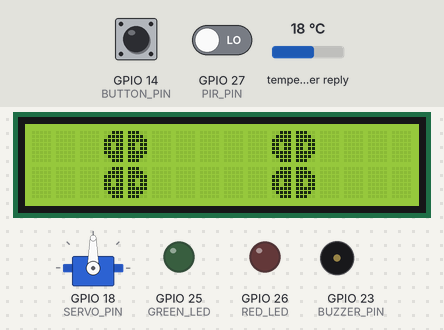
Bench run of a sketch on a simulated ESP32. Shown: 16×2 character LCD, servo, output pins drawn as LEDs (lit = HIGH), buzzer (waves = sounding). Dashed ring = blinking. The test bench sets the inputs (shaded band); at power-on: GPIO 14 (BUTTON_PIN) HIGH, GPIO 27 (PIR_PIN) LOW, temperature in the weather reply 18 °C. WiFi joins after 1.5 s; servers stay silent unless stated; the local clock reads 2024-03-15 10:24:30 at power-on unless the sketch sets it; web services answer with replies made up by the test bench; what the sketch prints to the serial monitor is not drawn.

Above: at 10.5 s.
10.6 s: GPIO 14 (BUTTON_PIN) pulled LOW for 0.15 s
At 11.06 s:
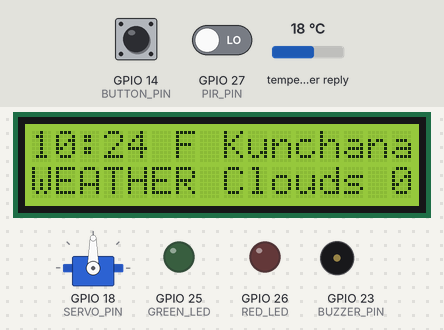
11.3 s: GPIO 14 (BUTTON_PIN) pulled LOW for 1 s
At 13.68 s:
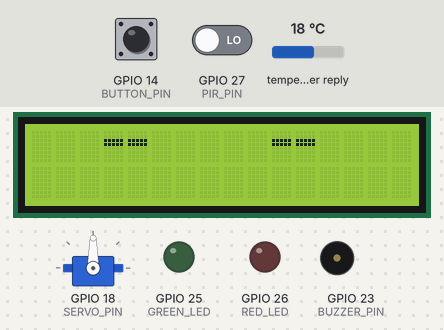
15.3 s: GPIO 14 (BUTTON_PIN) pulled LOW for 0.15 s
At 15.98 s:
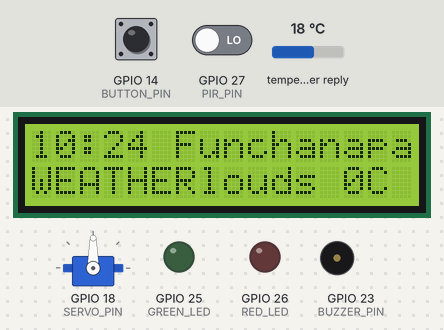
16.0 s: GPIO 14 (BUTTON_PIN) driven LOW and GPIO 27 (PIR_PIN) driven HIGH
At 16.28 s:
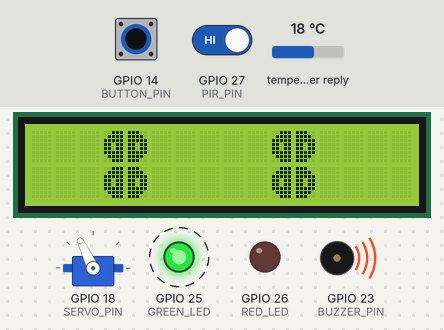
19.0 s: GPIO 27 (PIR_PIN) driven LOW
At 21.8 s:
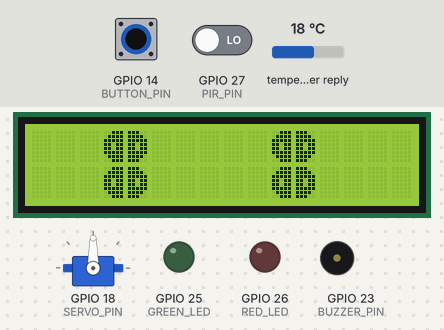
22.0 s: GPIO 27 (PIR_PIN) driven HIGH
At 24.07 s:
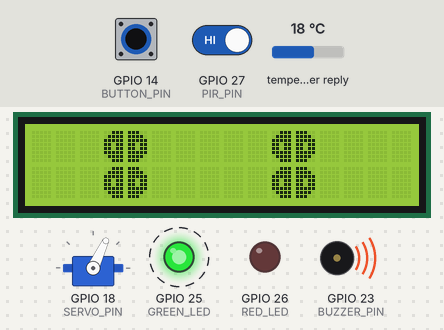
Timing chart, 0 to 25.8 s (numbered marks = the images above; inputs shaded):
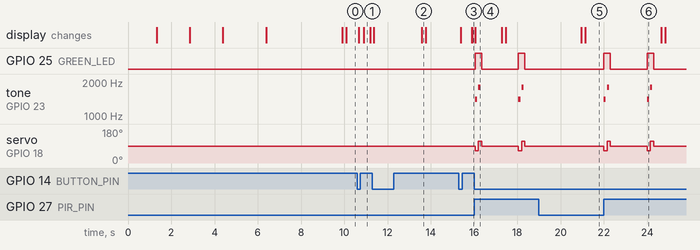

Measured:
- after the input at 10.6 s, the display: first changes after 0.07 s (image 1 shows a later state)
- after the input at 11.3 s, the display: first changes after 0.06 s (image 2 shows a later state)
- after the input at 15.3 s, the display: first changes after 0.09 s (image 3 shows a later state)
- after the input at 16.0 s, GPIO 25 (GREEN_LED): alternates HIGH for 0.30 s and LOW for 1.7 s, starting after 0.06 s; tone on GPIO 23 (BUZZER_PIN): plays 1400 Hz for 0.10 s, 1800 Hz for 0.10 s, 1400 Hz for 0.10 s, 1800 Hz for 0.10 s, starting after 0.06 s
- after the input at 19.0 s, GPIO 25 (GREEN_LED): stays LOW (without the input it goes to HIGH after 1.1 s); tone on GPIO 23 (BUZZER_PIN): stays silent (without the input it goes to 1400 Hz after 1.1 s); servo on GPIO 18 (SERVO_PIN): stays 90° (without the input it goes to 65° after 1.1 s)
- after the input at 22.0 s, GPIO 25 (GREEN_LED): alternates HIGH for 0.30 s and LOW for 1.7 s, starting at once; tone on GPIO 23 (BUZZER_PIN): plays 1400 Hz for 0.10 s, 1800 Hz for 0.10 s, 1400 Hz for 0.10 s, 1800 Hz for 0.10 s, starting at once
- what the display in image 4 shows lasts 1.2 s, from 16.1 s to 17.3 s

The sketch:

DeskPet.ino
```cpp
#include <Arduino.h>
#include <Wire.h>
#include <WiFi.h>
#include <WiFiClientSecure.h>
#include <HTTPClient.h>
#include <ArduinoJson.h>
#include <LiquidCrystal_I2C.h>
#include <ESP32Servo.h>
#include <time.h>

// ===== WIFI & WEATHER =====
// Enter credentials locally. Do not publish real credentials.
const char* WIFI_SSID = "Airtel_matt_5165";
const char* WIFI_PASSWORD = "Air@88073";
const char* WEATHER_KEY = "bd5e378503939ddaee76f12ad7a97608";

const char* CITY = "Kunchanapalli";
const char* CITY_QUERY = "Kunchanapalli,IN";

// ===== ESP32 DEVKIT V1 GPIO =====
#define SDA_PIN     21
#define SCL_PIN     22
#define PIR_PIN     27
#define SERVO_PIN   18
#define GREEN_LED   25
#define RED_LED     26
#define BUZZER_PIN  23
#define BUTTON_PIN  14

// Change to 0x3F only if your LCD uses that address.
LiquidCrystal_I2C lcd(0x27, 16, 2);
Servo servo;

// ===== CUSTOM EYE CHARACTERS =====
byte eyeLeft[8] = {
  B00111, B01111, B11111, B11011,
  B11011, B11111, B01111, B00111
};

byte eyeRight[8] = {
  B11100, B11110, B11111, B11011,
  B11011, B11111, B11110, B11100
};

byte closedEye[8] = {
  B00000, B00000, B11111, B11111,
  B00000, B00000, B00000, B00000
};

// ===== STATE =====
bool infoMode = false;
bool blink = false;
bool weatherOK = false;

bool lastButtonReading = HIGH;
bool stableButtonState = HIGH;

unsigned long infoStarted = 0;
unsigned long lastBlink = 0;
unsigned long lastMotion = 0;
unsigned long lastWeatherAttempt = 0;
unsigned long lastScroll = 0;
unsigned long lastButtonChange = 0;

const unsigned long INFO_DURATION = 600000UL;
const unsigned long WEATHER_INTERVAL = 600000UL;

String conditionText = "Unknown";
String weatherText = "Weather unavailable";

int tempC = 0;
int humidity = 0;
int scrollPos = 0;

// ===== TEXT HELPERS =====
String padText(String text, int width) {
  if (text.length() > width) {
    text = text.substring(0, width);
  }

  while (text.length() < width) {
    text += ' ';
  }

  return text;
}

String scrollText(String text, int offset, int width) {
  text = " " + text + "   ";

  String result = "";

  for (int i = 0; i < width; i++) {
    result += text[(offset + i) % text.length()];
  }

  return result;
}

// ===== LCD EYES =====
void drawEyes() {
  lcd.clear();

  if (blink) {
    for (int x : {3, 4, 10, 11}) {
      lcd.setCursor(x, 0);
      lcd.write(byte(2));
    }
    return;
  }

  lcd.setCursor(3, 0);
  lcd.write(byte(0));
  lcd.write(byte(1));

  lcd.setCursor(3, 1);
  lcd.write(byte(0));
  lcd.write(byte(1));

  lcd.setCursor(10, 0);
  lcd.write(byte(0));
  lcd.write(byte(1));

  lcd.setCursor(10, 1);
  lcd.write(byte(0));
  lcd.write(byte(1));
}

// ===== CLOCK =====
String getClockText() {
  struct tm timeInfo;

  if (!getLocalTime(&timeInfo, 20)) {
    return "--:--";
  }

  char buffer[12];
  strftime(buffer, sizeof(buffer), "%H:%M %a", &timeInfo);

  return String(buffer);
}

// ===== WEATHER =====
void fetchWeather() {
  lastWeatherAttempt = millis();

  if (WiFi.status() != WL_CONNECTED) {
    weatherOK = false;
    weatherText = "WiFi disconnected";
    return;
  }

  if (String(WEATHER_KEY).length() < 10 ||
      String(WEATHER_KEY) == "YOUR_OPENWEATHERMAP_API_KEY") {
    weatherOK = false;
    weatherText = "Add weather API key";
    return;
  }

  WiFiClientSecure client;

  // Prototype only: disables HTTPS certificate verification.
  // Validate the server certificate for a production device.
  client.setInsecure();

  HTTPClient http;

  String url =
    "https://api.openweathermap.org/data/2.5/weather?q=" +
    String(CITY_QUERY) +
    "&appid=" + String(WEATHER_KEY) +
    "&units=metric";

  http.setTimeout(5000);

  if (!http.begin(client, url)) {
    weatherOK = false;
    weatherText = "HTTP setup failed";
    return;
  }

  int status = http.GET();

  if (status == HTTP_CODE_OK) {
    JsonDocument doc;

    DeserializationError error =
      deserializeJson(doc, http.getString());

    if (!error) {
      tempC = doc["main"]["temp"] | 0;
      humidity = doc["main"]["humidity"] | 0;

      conditionText =
        doc["weather"][0]["main"] | "Unknown";

      weatherText =
        conditionText + " " + String(tempC) + "C";

      weatherOK = true;
    } else {
      weatherOK = false;
      weatherText = "JSON parse error";
    }
  } else {
    weatherOK = false;
    weatherText = "Weather HTTP " + String(status);
  }

  http.end();
}

// ===== INFORMATION SCREEN =====
void drawInfoScreen() {
  String clock = getClockText();

  lcd.setCursor(0, 0);
  lcd.print(padText(clock, 7));
  lcd.print(scrollText(CITY, scrollPos, 9));

  String details;

  if (weatherOK) {
    details = conditionText + " " +
              String(tempC) + "C H" +
              String(humidity) + "%";
  } else {
    details = weatherText;
  }

  lcd.setCursor(0, 1);
  lcd.print("WEATHER");
  lcd.print(scrollText(details, scrollPos, 9));
}

// ===== SERVO REACTION =====
void happyReaction() {
  digitalWrite(GREEN_LED, HIGH);
  digitalWrite(RED_LED, LOW);

  servo.write(65);
  tone(BUZZER_PIN, 1400, 100);
  delay(150);

  servo.write(115);
  tone(BUZZER_PIN, 1800, 100);
  delay(150);

  servo.write(90);

  digitalWrite(GREEN_LED, LOW);
}

void enterInfoMode() {
  infoMode = true;
  infoStarted = millis();
  scrollPos = 0;

  drawInfoScreen();
  fetchWeather();
  drawInfoScreen();
}

// ===== BUTTON DEBOUNCE =====
void checkButton() {
  bool reading = digitalRead(BUTTON_PIN);
  unsigned long now = millis();

  if (reading != lastButtonReading) {
    lastButtonChange = now;
    lastButtonReading = reading;
  }

  if (now - lastButtonChange > 40 &&
      reading != stableButtonState) {

    stableButtonState = reading;

    if (stableButtonState == LOW) {
      if (!infoMode) {
        enterInfoMode();
      } else {
        infoMode = false;
        drawEyes();
      }
    }
  }
}

// ===== SETUP =====
void setup() {
  Serial.begin(115200);

  pinMode(PIR_PIN, INPUT);
  pinMode(GREEN_LED, OUTPUT);
  pinMode(RED_LED, OUTPUT);
  pinMode(BUZZER_PIN, OUTPUT);
  pinMode(BUTTON_PIN, INPUT_PULLUP);

  digitalWrite(GREEN_LED, LOW);
  digitalWrite(RED_LED, LOW);

  // Initialize I2C and LCD.
  Wire.begin(SDA_PIN, SCL_PIN);

  lcd.init();
  lcd.backlight();

  lcd.createChar(0, eyeLeft);
  lcd.createChar(1, eyeRight);
  lcd.createChar(2, closedEye);

  lcd.clear();
  lcd.setCursor(0, 0);
  lcd.print("DESK PET");
  lcd.setCursor(0, 1);
  lcd.print("LCD initialized");
  delay(1200);

  // Initialize servo.
  servo.setPeriodHertz(50);
  servo.attach(SERVO_PIN, 500, 2400);
  servo.write(90);

  // Show Wi-Fi diagnostic information.
  lcd.clear();
  lcd.setCursor(0, 0);
  lcd.print("Connecting WiFi");

  WiFi.mode(WIFI_STA);
  WiFi.begin(WIFI_SSID, WIFI_PASSWORD);

  unsigned long wifiStart = millis();

  while (WiFi.status() != WL_CONNECTED &&
         millis() - wifiStart < 12000UL) {
    delay(250);
  }

  if (WiFi.status() == WL_CONNECTED) {
    lcd.clear();
    lcd.setCursor(0, 0);
    lcd.print("WiFi Connected");

    Serial.println("WiFi connected");
    Serial.println(WiFi.localIP());

    configTime(
      19800, 0,
      "pool.ntp.org",
      "time.google.com"
    );
  } else {
    lcd.clear();
    lcd.setCursor(0, 0);
    lcd.print("WiFi Failed");
    lcd.setCursor(0, 1);
    lcd.print("Eyes still work");

    Serial.println("WiFi connection failed");
  }

  delay(1500);

  // Explicit diagnostic before entering normal operation.
  lcd.clear();
  lcd.setCursor(0, 0);
  lcd.print("WIFI CHECK DONE");
  lcd.setCursor(0, 1);
  lcd.print(
    WiFi.status() == WL_CONNECTED
      ? "WiFi Connected"
      : "WiFi Failed"
  );

  delay(2000);

  blink = false;
  drawEyes();

  lastBlink = millis();
  lastMotion = millis();
}

// ===== MAIN LOOP =====
void loop() {
  unsigned long now = millis();

  checkButton();

  if (infoMode) {
    if (now - infoStarted >= INFO_DURATION) {
      infoMode = false;
      drawEyes();
    } else {
      if (now - lastWeatherAttempt >= WEATHER_INTERVAL) {
        fetchWeather();
        drawInfoScreen();
      }

      if (now - lastScroll >= 450) {
        lastScroll = now;
        scrollPos++;
        drawInfoScreen();
      }

      delay(5);
      return;
    }
  }

  // Motion detection.
  if (digitalRead(PIR_PIN) == HIGH &&
      now - lastMotion > 2000) {
    lastMotion = now;

    happyReaction();
    drawEyes();
  }

  // Automatic blinking.
  if (!blink && now - lastBlink >= 3500) {
    blink = true;
    drawEyes();
    lastBlink = now;
  } else if (blink &&
             now - lastBlink >= 180) {
    blink = false;
    drawEyes();
    lastBlink = now;
  }

  delay(10);
}
```
